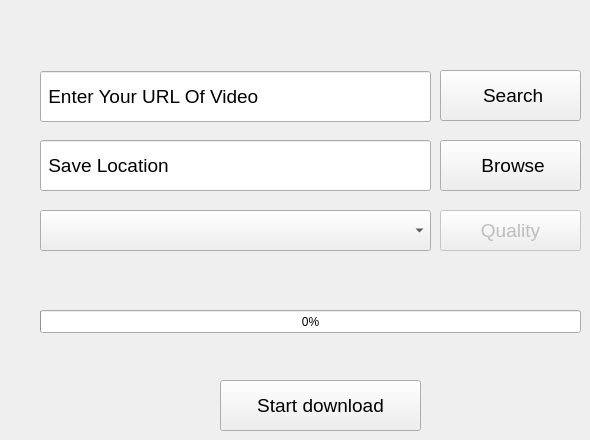
    <widget class="QWidget" name="tab_2">
     <attribute name="title">
      <string>Download Youtube Video</string>
     </attribute>
     <widget class="QLineEdit" name="lineEdit_9">
      <property name="geometry">
       <rect>
        <x>40</x>
        <y>71</y>
        <width>391</width>
        <height>51</height>
       </rect>
      </property>
      <property name="font">
       <font>
        <pointsize>14</pointsize>
       </font>
      </property>
      <property name="text">
       <string> Enter Your URL Of Video</string>
      </property>
      <property name="echoMode">
       <enum>QLineEdit::Normal</enum>
      </property>
      <property name="cursorPosition">
       <number>24</number>
      </property>
     </widget>
     <widget class="QPushButton" name="pushButton_21">
      <property name="geometry">
       <rect>
        <x>440</x>
        <y>140</y>
        <width>141</width>
        <height>51</height>
       </rect>
      </property>
      <property name="font">
       <font>
        <pointsize>14</pointsize>
       </font>
      </property>
      <property name="text">
       <string> Browse</string>
      </property>
      <property name="icon">
       <iconset resource="photo.qrc">
        <normaloff>:/icons/check.png</normaloff>:/icons/check.png</iconset>
      </property>
     </widget>
     <widget class="QPushButton" name="pushButton_22">
      <property name="geometry">
       <rect>
        <x>220</x>
        <y>380</y>
        <width>201</width>
        <height>51</height>
       </rect>
      </property>
      <property name="font">
       <font>
        <pointsize>14</pointsize>
       </font>
      </property>
      <property name="toolTip">
       <string>&lt;html&gt;&lt;head/&gt;&lt;body&gt;&lt;p&gt; press to start download&lt;/p&gt;&lt;/body&gt;&lt;/html&gt;</string>
      </property>
      <property name="styleSheet">
       <string notr="true">QPush Button{

	color: rgb(0, 0, 0);
	
	font: 10pt &quot;Impact&quot;;
    rgb(0, 0, 0)
}</string>
      </property>
      <property name="text">
       <string>Start download</string>
      </property>
      <property name="icon">
       <iconset>
        <normaloff>../../.designer/backup/sobhi/icons/check.png</normaloff>../../.designer/backup/sobhi/icons/check.png</iconset>
      </property>
     </widget>
     <widget class="QLineEdit" name="lineEdit_10">
      <property name="geometry">
       <rect>
        <x>40</x>
        <y>140</y>
        <width>391</width>
        <height>51</height>
       </rect>
      </property>
      <property name="font">
       <font>
        <pointsize>14</pointsize>
       </font>
      </property>
      <property name="text">
       <string> Save Location</string>
      </property>
     </widget>
     <widget class="QPushButton" name="pushButton_27">
      <property name="geometry">
       <rect>
        <x>440</x>
        <y>70</y>
        <width>141</width>
        <height>51</height>
       </rect>
      </property>
      <property name="font">
       <font>
        <pointsize>14</pointsize>
       </font>
      </property>
      <property name="text">
       <string> Search</string>
      </property>
      <property name="icon">
       <iconset resource="photo.qrc">
        <normaloff>:/icons/browse.png</normaloff>:/icons/browse.png</iconset>
      </property>
     </widget>
     <widget class="QProgressBar" name="progressBar_2">
      <property name="geometry">
       <rect>
        <x>40</x>
        <y>310</y>
        <width>541</width>
        <height>23</height>
       </rect>
      </property>
      <property name="value">
       <number>0</number>
      </property>
     </widget>
     <widget class="QComboBox" name="comboBox">
      <property name="geometry">
       <rect>
        <x>40</x>
        <y>210</y>
        <width>391</width>
        <height>41</height>
       </rect>
      </property>
     </widget>
     <widget class="QPushButton" name="pushButton_30">
      <property name="enabled">
       <bool>false</bool>
      </property>
      <property name="geometry">
       <rect>
        <x>440</x>
        <y>210</y>
        <width>141</width>
        <height>41</height>
       </rect>
      </property>
      <property name="font">
       <font>
        <pointsize>14</pointsize>
       </font>
      </property>
      <property name="text">
       <string>Quality</string>
      </property>
      <property name="icon">
       <iconset>
        <normaloff>../../.designer/backup/PyQt5-Download-Manager-master/icons/check.png</normaloff>../../.designer/backup/PyQt5-Download-Manager-master/icons/check.png</iconset>
      </property>
      <property name="iconSize">
       <size>
        <width>20</width>
        <height>25</height>
       </size>
      </property>
     </widget>
    </widget>
